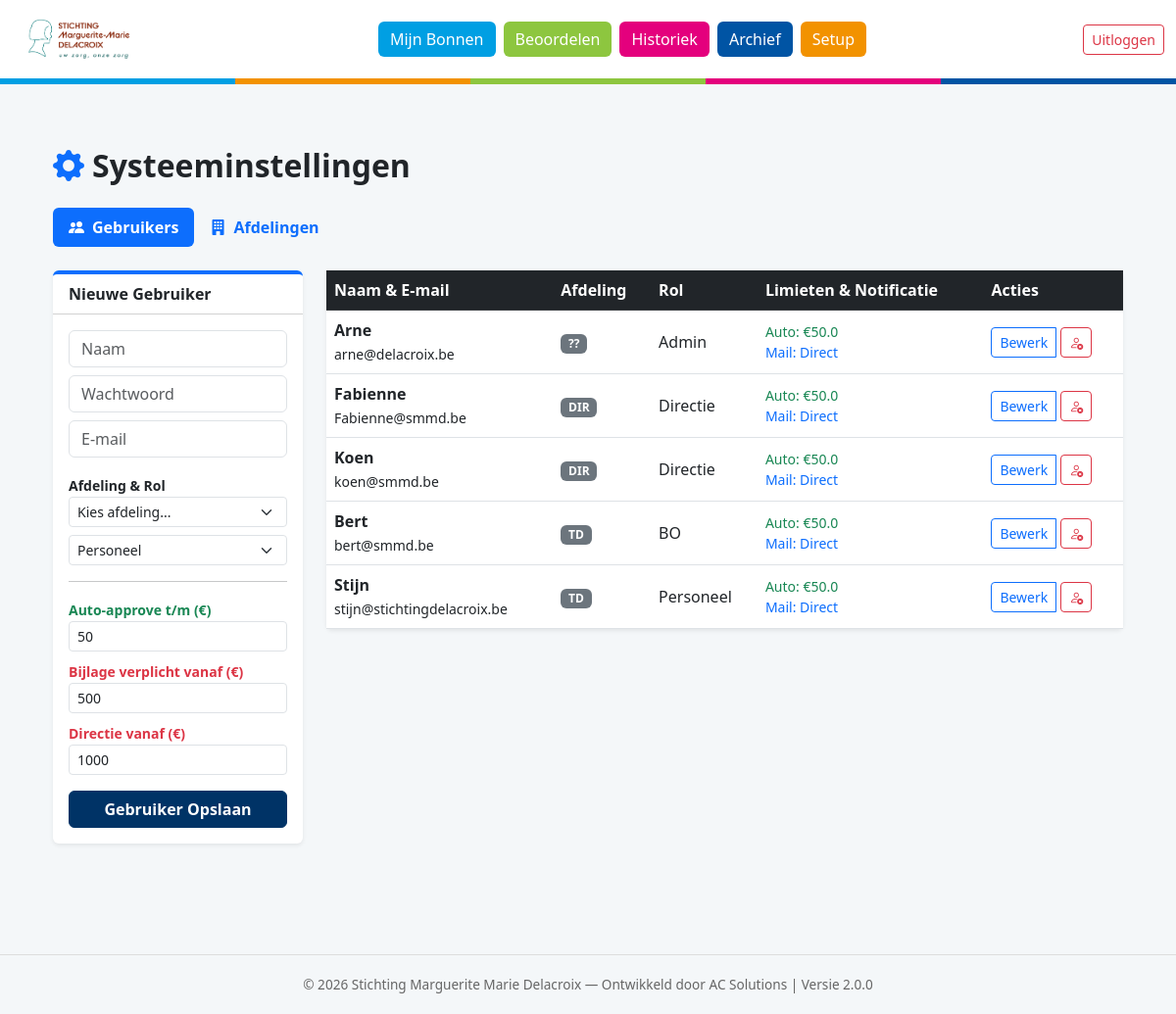
Screenshot of /setup (signed in) with the database file from the repository.
### models.py (models this page shows)
class User(db.Model, UserMixin):
    id = db.Column(db.Integer, primary_key=True)
    username = db.Column(db.String(50), unique=True, nullable=False)
    email = db.Column(db.String(100), unique=True)
    password = db.Column(db.String(100), nullable=False)
    role = db.Column(db.String(20), nullable=False)
    department_id = db.Column(db.Integer, db.ForeignKey('department.id'))
    department_code = db.Column(db.String(5))
    is_active = db.Column(db.Boolean, default=True)
    min_attachment_limit = db.Column(db.Float, default=500.0)
    max_bo_limit = db.Column(db.Float, default=1000.0)
    auto_approve_limit = db.Column(db.Float, default=50.0)
    approver_id = db.Column(db.Integer, db.ForeignKey('user.id'))
    dark_mode = db.Column(db.Boolean, default=False)
    email_notification_freq = db.Column(db.String(20), default='Direct')
    digest_time = db.Column(db.String(5), default='08:00')
    orders = db.relationship('Order', backref='user', lazy=True)

class Department(db.Model):
    id = db.Column(db.Integer, primary_key=True)
    name = db.Column(db.String(100), nullable=False)
    code = db.Column(db.String(10), unique=True, nullable=False)
    director_id = db.Column(db.Integer, db.ForeignKey('user.id'))
    members = db.relationship('User', backref='department', lazy=True, foreign_keys='User.department_id')
    director = db.relationship('User', foreign_keys=[director_id])

### app.py (the view)
@app.route('/setup')
@login_required
def setup():
    if current_user.role != 'Admin': return redirect(url_for('dashboard'))
    return render_template('setup.html',
                           users=User.query.all(),
                           departments=Department.query.all(),
                           approvers=User.query.filter(User.role.in_(['BO', 'Directie', 'Admin'])).all(),
                           directors=User.query.filter_by(role='Directie').all())

### app.py (called while the page is built)
@login_manager.user_loader
def load_user(user_id):
    return User.query.get(int(user_id))

### templates/setup.html (shortened to what this page needs)
{% extends "base.html" %}
{% block content %}
<div class="container-fluid pb-5">
    <h2 class="fw-bold text-dark mb-4"><i class="bi bi-gear-fill me-2 text-primary"></i>Systeeminstellingen</h2>
    <ul class="nav nav-pills mb-4" id="setupTabs" role="tablist">
        <li class="nav-item">
            <button class="nav-link active fw-bold" id="users-tab" data-bs-toggle="pill" data-bs-target="#users" type="button"><i class="bi bi-people-fill me-2"></i>Gebruikers</button>
        </li>
        <li class="nav-item">
            <button class="nav-link fw-bold" id="depts-tab" data-bs-toggle="pill" data-bs-target="#depts" type="button"><i class="bi bi-building-fill me-2"></i>Afdelingen</button>
        </li>
    </ul>
    <div class="tab-content" id="setupTabsContent">
        <div class="tab-pane fade show active" id="users" role="tabpanel">
            <div class="row">
                <div class="col-md-3">
                    <div class="card shadow-sm border-0 border-top border-primary border-4">
                        <div class="card-header bg-white fw-bold">Nieuwe Gebruiker</div>
                        <div class="card-body">
                            <form action="{{ url_for('add_user') }}" method="POST">
                                <input type="text" name="username" class="form-control mb-2" placeholder="Naam" required>
                                <input type="password" name="password" class="form-control mb-2" placeholder="Wachtwoord" required>
                                <input type="email" name="email" class="form-control mb-3" placeholder="E-mail">
                                <label class="small fw-bold">Afdeling & Rol</label>
                                <select name="department_id" class="form-select form-select-sm mb-2" required>
                                    <option value="">Kies afdeling...</option>
                                </select>
                                <select name="role" class="form-select form-select-sm mb-3">
                                    <option value="Personeel">Personeel</option>
                                </select>
                                <hr>
                                <label class="small fw-bold text-success">Auto-approve t/m (€)</label>
                                <input type="number" name="auto_approve_limit" class="form-control form-control-sm mb-2" value="50">
                                <label class="small fw-bold text-danger">Bijlage verplicht vanaf (€)</label>
                                <input type="number" name="min_attachment_limit" class="form-control form-control-sm mb-2" value="500">
                                <label class="small fw-bold text-danger">Directie vanaf (€)</label>
                                <input type="number" name="max_bo_limit" class="form-control form-control-sm mb-3" value="1000">
                                <button type="submit" class="btn btn-primary w-100 fw-bold">Gebruiker Opslaan</button>
                            </form>
                        </div>
                    </div>
                </div>
                <div class="col-md-9">
                    <div class="card shadow-sm border-0">
                        <table class="table table-hover align-middle mb-0">
                            <thead class="table-dark">
                                <tr>
                                    <th>Naam & E-mail</th>
                                    <th>Afdeling</th>
                                    <th>Rol</th>
                                    <th>Limieten & Notificatie</th>
                                    <th>Acties</th>
                                </tr>
                            </thead>
                            <tbody>
                                {% for u in users %}
                                <tr class="{% if not u.is_active %}text-muted table-light{% endif %}">
                                    <td>
                                        <strong>{{ u.username }}</strong><br>
                                        <small>{{ u.email or '-' }}</small>
                                    </td>
                                    <td><span class="badge bg-secondary">{{ u.department.code if u.department else '??' }}</span></td>
                                    <td>{{ u.role }}</td>
                                    <td>
                                        <small class="d-block text-success">Auto: €{{ u.auto_approve_limit }}</small>
                                        <small class="d-block text-primary">Mail: {{ u.email_notification_freq }}</small>
                                    </td>
                                    <td>
                                        <div class="btn-group">
                                            <button class="btn btn-sm btn-outline-primary" data-bs-toggle="modal" data-bs-target="#editUser{{ u.id }}">Bewerk</button>
                                            <form action="{{ url_for('toggle_user_status', user_id=u.id) }}" method="POST" class="d-inline ms-1">
                                                <button type="submit" class="btn btn-sm {{ 'btn-outline-danger' if u.is_active else 'btn-success' }}">
                                                    <i class="bi {{ 'bi-person-x' if u.is_active else 'bi-person-check' }}"></i>
                                                </button>
                                            </form>
                                        </div>
                                    </td>
                                </tr>
                                {% endfor %}
                            </tbody>
                        </table>
                    </div>
                </div>
            </div>
        </div>
    </div>
</div>
{% endblock %}

### static/style.css (style rules this page uses)
html, body { height: 100%; margin: 0; }
body { background-color: #f4f7f9; font-family: 'Segoe UI', Roboto, Helvetica, Arial, sans-serif; display: flex; flex-direction: column; min-height: 100vh; padding-top: 106px; }
.btn-primary { background-color: #003366 !important; border-color: #003366 !important; color: white !important; font-weight: 600; }

### rows the page displays
User: username "Arne", email "arne@delacroix.be", department "??", role "Admin", auto_approve_limit "50.0", email_notification_freq "Direct", is_active True (drawn)
User: username "Fabienne", email "Fabienne@smmd.be", department "DIR", role "Directie", auto_approve_limit "50.0", email_notification_freq "Direct", is_active True (drawn)
User: username "Koen", email "koen@smmd.be", department "DIR", role "Directie", auto_approve_limit "50.0", email_notification_freq "Direct", is_active True (drawn)
User: username "Bert", email "bert@smmd.be", department "TD", role "BO", auto_approve_limit "50.0", email_notification_freq "Direct", is_active True (drawn)
User: username "Stijn", email "stijn@stichtingdelacroix.be", department "TD", role "Personeel", auto_approve_limit "50.0", email_notification_freq "Direct", is_active True (drawn)
